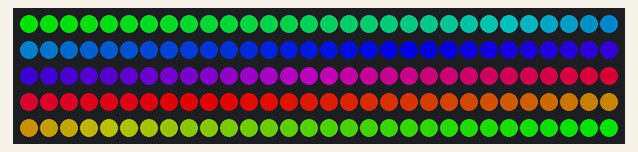
This sketch was run on a simulated Arduino Uno, built with avr-gcc and run on an emulated ATmega328P. Shown: 150 RGB LEDs in strip order, left to right, continuing on the next row. Dim RGB values are drawn brighter than linear.

Above: at 0.17 s.
At 5.31 s:
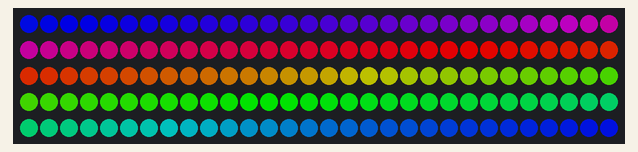
At 10.46 s:
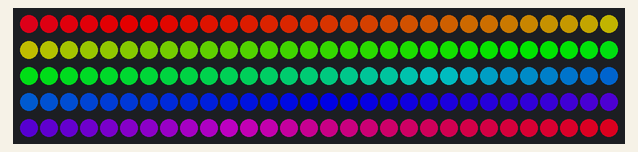
At 19.79 s:
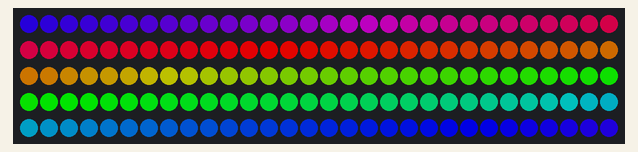
At 29.44 s:
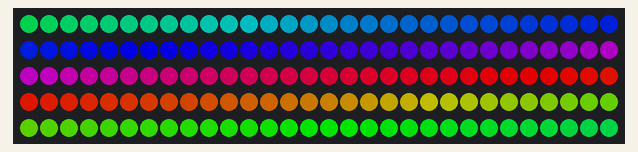
At 39.73 s:
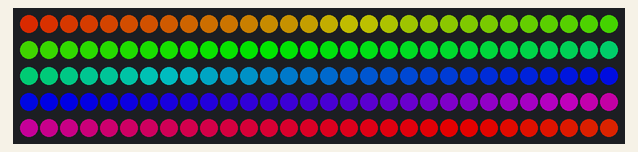

The sketch:

RainbowCycle_Main.ino
```cpp
#include "FastLED.h"

#define NUM_LEDS  150    // Enter the total number of LEDs on the strip
#define PIN       7      // The pin connected to Din to control the LEDs

CRGB leds[NUM_LEDS];

void setup() {
  FastLED.addLeds<WS2812B, PIN, GRB>(leds, NUM_LEDS).setCorrection(TypicalLEDStrip);
  FastLED.setMaxPowerInVoltsAndMilliamps(5, 1500);    // Set power limit of LED strip to 5V, 1500mA
  FastLED.clear();                                    // Initialize all LEDs to "off"
}

void loop() {
  rainbowCycle(20);
}
```

RainbowCycle_Animation.ino
```cpp
void rainbowCycle(int DelayDuration) {
  byte *c;
  uint16_t i, j;

  for(j=0; j < 256; j++) {
    for(i=0; i < NUM_LEDS; i++) {
      c = Wheel(((i * 256 / NUM_LEDS) + j) & 255);
      leds[NUM_LEDS - 1 - i].setRGB(*c, *(c+1), *(c+2));
    }
    FastLED.show();
    delay(DelayDuration);
  }
}

byte *Wheel(byte WheelPosition) {
  static byte c[3];

  if(WheelPosition < 85) {
   c[0] = WheelPosition * 3;
   c[1] = 255 - WheelPosition * 3;
   c[2] = 0;
  }
  else if(WheelPosition < 170) {
   WheelPosition -= 85;
   c[0] = 255 - WheelPosition * 3;
   c[1] = 0;
   c[2] = WheelPosition * 3;
  }
  else {
   WheelPosition -= 170;
   c[0] = 0;
   c[1] = WheelPosition * 3;
   c[2] = 255 - WheelPosition * 3;
  }

  return c;
}
```
